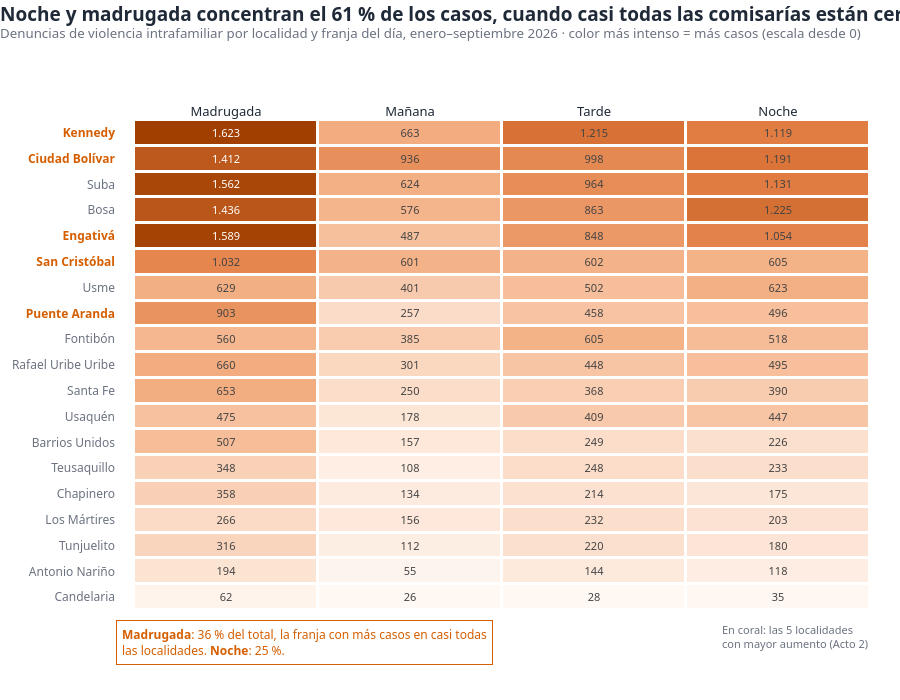

Here is the notebook cell this chart was saved with:
### Markdown cell above
## Perla 3 · Acto 3 — Desenlace (Bongo)
**En una frase:** muestra que noche y madrugada concentran 6 de cada 10 casos, justo cuando casi todas las comisarías están cerradas.

* **Fuente externa:** el horario de las comisarías de familia (23 cierran a las 4:00 p. m., 5 a las 11:00 p. m. y solo 2 atienden 24 horas) proviene del Portal Bogotá (Grandas Medina, 2025) y está en `src/config.py` (`COMISARIAS`).

* **Gráfico:** mapa de calor con paleta **secuencial de un solo matiz** que arranca en 0 (más intenso = más casos) y el valor escrito en cada celda, para no depender solo del color.
* **Orden:** franjas en orden cronológico y localidades de mayor a menor volumen; las 5 del Acto 2 se resaltan en el eje para mantener la continuidad de la historia.
* **Evidencia y decisión:** debajo del gráfico, un bloque breve con la evidencia y la decisión (el mismo del HTML); el titular no se repite.

### Code cell
fig3 = V.figura_franjas(df, kpis)
fig3.show(config=V.CONFIG_PLOTLY)

### Figure 1 — Plotly figure (JSON) as saved in the notebook; plotly's stock layout.template omitted (floating-point values rounded to 4 significant figures)
{"data": [{"colorscale": [[0, "#FFF8F3"], [0.35, "#F5B48A"], [0.7, "#E07A3F"], [1, "#A13F00"]], "customdata": [["41 % de los casos de Candelaria", "17 % de los casos de Candelaria", "19 % de los casos de Candelaria", "23 % de los casos de Candelaria"], ["38 % de los casos de Antonio Nariño", "11 % de los casos de Antonio Nariño", "28 % de los casos de Antonio Nariño", "23 % de los casos de Antonio Nariño"], ["38 % de los casos de Tunjuelito", "14 % de los casos de Tunjuelito", "27 % de los casos de Tunjuelito", "22 % de los casos de Tunjuelito"], ["31 % de los casos de Los Mártires", "18 % de los casos de Los Mártires", "27 % de los casos de Los Mártires", "24 % de los casos de Los Mártires"], ["41 % de los casos de Chapinero", "15 % de los casos de Chapinero", "24 % de los casos de Chapinero", "20 % de los casos de Chapinero"], ["37 % de los casos de Teusaquillo", "12 % de los casos de Teusaquillo", "26 % de los casos de Teusaquillo", "25 % de los casos de Teusaquillo"], ["45 % de los casos de Barrios Unidos", "14 % de los casos de Barrios Unidos", "22 % de los casos de Barrios Unidos", "20 % de los casos de Barrios Unidos"], ["31 % de los casos de Usaquén", "12 % de los casos de Usaquén", "27 % de los casos de Usaquén", "30 % de los casos de Usaquén"], ["39 % de los casos de Santa Fe", "15 % de los casos de Santa Fe", "22 % de los casos de Santa Fe", "23 % de los casos de Santa Fe"], ["35 % de los casos de Rafael Uribe Uribe", "16 % de los casos de Rafael Uribe Uribe", "24 % de los casos de Rafael Uribe Uribe", "26 % de los casos de Rafael Uribe Uribe"], ["27 % de los casos de Fontibón", "19 % de los casos de Fontibón", "29 % de los casos de Fontibón", "25 % de los casos de Fontibón"], ["43 % de los casos de Puente Aranda", "12 % de los casos de Puente Aranda", "22 % de los casos de Puente Aranda", "23 % de los casos de Puente Aranda"], ["29 % de los casos de Usme", "19 % de los casos de Usme", "23 % de los casos de Usme", "29 % de los casos de Usme"], ["36 % de los casos de San Cristóbal", "21 % de los casos de San Cristóbal", "21 % de los casos de San Cristóbal", "21 % de los casos de San Cristóbal"], ["40 % de los casos de Engativá", "12 % de los casos de Engativá", "21 % de los casos de Engativá", "26 % de los casos de Engativá"], ["35 % de los casos de Bosa", "14 % de los casos de Bosa", "21 % de los casos de Bosa", "30 % de los casos de Bosa"], ["36 % de los casos de Suba", "15 % de los casos de Suba", "23 % de los casos de Suba", "26 % de los casos de Suba"], ["31 % de los casos de Ciudad Bolívar", "21 % de los casos de Ciudad Bolívar", "22 % de los casos de Ciudad Bolívar", "26 % de los casos de Ciudad Bolívar"], ["35 % de los casos de Kennedy", "14 % de los casos de Kennedy", "26 % de los casos de Kennedy", "24 % de los casos de Kennedy"]], "hovertemplate": "<b>%{y} · %{x}</b><br>%{z:,.0f} denuncias (enero–septiembre 2026)<br>%{customdata}<extra></extra>", "showscale": false, "textfont": {"size": 11}, "texttemplate": "%{z:,.0f}", "type": "heatmap", "x": ["Madrugada", "Mañana", "Tarde", "Noche"], "xgap": 3, "y": ["Candelaria", "Antonio Nariño", "Tunjuelito", "Los Mártires", "Chapinero", "Teusaquillo", "Barrios Unidos", "Usaquén", "Santa Fe", "Rafael Uribe Uribe", "Fontibón", "Puente Aranda", "Usme", "San Cristóbal", "Engativá", "Bosa", "Suba", "Ciudad Bolívar", "Kennedy"], "ygap": 3, "z": [[62, 26, 28, 35], [194, 55, 144, 118], [316, 112, 220, 180], [266, 156, 232, 203], [358, 134, 214, 175], [348, 108, 248, 233], [507, 157, 249, 226], [475, 178, 409, 447], [653, 250, 368, 390], [660, 301, 448, 495], [560, 385, 605, 518], [903, 257, 458, 496], [629, 401, 502, 623], [1032, 601, 602, 605], [1589, 487, 848, 1054], [1436, 576, 863, 1225], [1562, 624, 964, 1131], [1412, 936, 998, 1191], [1623, 663, 1215, 1119]], "zmin": 0}], "layout": {"annotations": [{"align": "left", "arrowcolor": "#D55E00", "arrowhead": 2, "arrowsize": 1, "arrowwidth": 1.2, "ax": 0, "ay": 0, "bgcolor": "rgba(255,255,255,0.94)", "bordercolor": "#D55E00", "borderpad": 5, "borderwidth": 1, "font": {"color": "#D55E00", "size": 12}, "showarrow": false, "text": "<b>Madrugada</b>: 36 % del total, la franja con más casos en casi todas<br>las localidades. <b>Noche</b>: 25 %.", "x": "Madrugada", "xanchor": "left", "xref": "x", "xshift": -110, "y": -0.02, "yanchor": "top", "yref": "paper"}, {"align": "left", "arrowcolor": "#6B7280", "arrowhead": 2, "arrowsize": 1, "arrowwidth": 1.2, "ax": 0, "ay": 0, "font": {"color": "#6B7280", "size": 11}, "showarrow": false, "text": "En coral: las 5 localidades<br>con mayor aumento (Acto 2)", "x": 1, "xanchor": "right", "xref": "paper", "y": -0.02, "yanchor": "top", "yref": "paper"}], "autosize": true, "font": {"color": "#1F2937", "family": "Segoe UI, Roboto, Helvetica Neue, Arial, sans-serif"}, "height": 700, "hoverlabel": {"bgcolor": "white", "bordercolor": "#94A3B8", "font": {"color": "#1F2937", "family": "Segoe UI, Roboto, Helvetica Neue, Arial, sans-serif", "size": 13}}, "margin": {"b": 90, "l": 20, "r": 30, "t": 120}, "paper_bgcolor": "white", "plot_bgcolor": "white", "separators": ",.", "showlegend": false, "title": {"font": {"color": "#1F2937", "family": "Segoe UI, Roboto, Helvetica Neue, Arial, sans-serif", "size": 19}, "text": "<b>Noche y madrugada concentran el 61 % de los casos, cuando casi todas las comisarías están cerradas</b><br><sup style='color:#6B7280'>Denuncias de violencia intrafamiliar por localidad y franja del día, enero–septiembre 2026 · color más intenso = más casos (escala desde 0)</sup>", "x": 0, "xanchor": "left", "y": 0.97, "yanchor": "top"}, "xaxis": {"fixedrange": true, "linecolor": "#94A3B8", "linewidth": 1, "mirror": false, "showgrid": false, "showline": false, "side": "top", "tickfont": {"color": "#1F2937", "size": 13}, "ticks": "", "title": {"font": {"color": "#6B7280", "size": 12}}, "zeroline": false}, "yaxis": {"fixedrange": true, "linecolor": "#94A3B8", "linewidth": 1, "mirror": false, "showgrid": false, "showline": false, "tickfont": {"color": "#6B7280", "size": 12}, "ticks": "", "ticktext": ["Candelaria", "Antonio Nariño", "Tunjuelito", "Los Mártires", "Chapinero", "Teusaquillo", "Barrios Unidos", "Usaquén", "Santa Fe", "Rafael Uribe Uribe", "Fontibón", "<span style='color:#D55E00'><b>Puente Aranda</b></span>", "Usme", "<span style='color:#D55E00'><b>San Cristóbal</b></span>", "<span style='color:#D55E00'><b>Engativá</b></span>", "Bosa", "Suba", "<span style='color:#D55E00'><b>Ciudad Bolívar</b></span>", "<span style='color:#D55E00'><b>Kennedy</b></span>"], "tickvals": ["Candelaria", "Antonio Nariño", "Tunjuelito", "Los Mártires", "Chapinero", "Teusaquillo", "Barrios Unidos", "Usaquén", "Santa Fe", "Rafael Uribe Uribe", "Fontibón", "Puente Aranda", "Usme", "San Cristóbal", "Engativá", "Bosa", "Suba", "Ciudad Bolívar", "Kennedy"], "title": {"font": {"color": "#6B7280", "size": 12}}, "zeroline": false}}}
